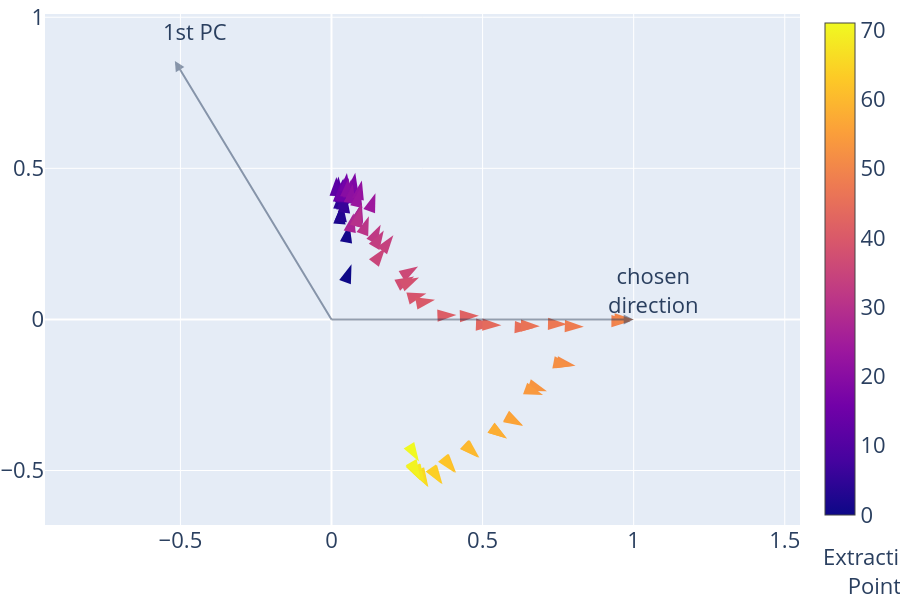

Here is the notebook cell this chart was saved with:
### Markdown cell above
### Steering Plane Visualization

### Code cell
# first basis is the chosen direction (in this case, the one with the highest similarity)
print(max_mean_cosine_layer, max_mean_cosine_act_idx)
u1 = refusal_dirs[max_mean_cosine_layer][max_mean_cosine_act_idx].cpu().numpy().copy()

# second basis is the first principal component
u2 = components[0].copy()

b1 = u1 / np.linalg.norm(u1)
b2 = u2 - (u2 @ b1) * b1
b2 /= np.linalg.norm(b2)
P = np.outer(b1, b1) + np.outer(b2, b2)

prj_matrix = np.column_stack([b1, b2])
refusal_dirs_mapped = refusal_dirs_flatten @ prj_matrix

fig = go.Figure()

norms = np.linalg.norm(refusal_dirs_mapped, axis=1)
x = refusal_dirs_mapped[:, 0] / norms
y = refusal_dirs_mapped[:, 1] / norms
angle = np.arctan2(y, x)

for point, label in zip(
    [u1 @ prj_matrix, u2 @ prj_matrix], ["chosen<br>direction", "1st PC"]
):
    fig.add_annotation(
        ax=0,
        ay=0,
        x=point[0],
        y=point[1],
        axref="x",
        ayref="y",
        showarrow=True,
        arrowhead=2,
        arrowwidth=2,
        xanchor="right",
        yanchor="top",
        opacity=0.5,
    )
    fig.add_annotation(
        x=point[0],
        y=point[1],
        text=label,
        font=dict(size=22),
        showarrow=False,
        yshift=30,
        xshift=20,
    )

points = go.Scatter(
    x=refusal_dirs_mapped[:, 0],
    y=refusal_dirs_mapped[:, 1],
    text=[str(i) for i in range(len(refusal_dirs_mapped))],
    mode="markers",
    marker=dict(
        symbol="arrow",
        angle=90 - np.degrees(angle),
        size=20,
        color=[i for i in range(refusal_dirs_mapped.shape[0])],
        showscale=True,
    ),
    name="layers",
    showlegend=True,
)
fig.add_trace(points)

fig.add_annotation(
    xref="paper",
    yref="paper",
    text="Extraction<br>Point",
    font=dict(size=22),
    showarrow=False,
    x=1.17,
    y=-0.15,
)


fig.update_layout(
    autosize=False,
    height=600,
    yaxis_scaleanchor="x",
    yaxis_scaleratio=1,
    xaxis_dtick=0.5,
    yaxis_dtick=0.5,
    font=dict(size=22),
    margin=dict(l=0, r=100, t=0, b=75),
    legend=dict(visible=False),
)

fig.show()

# fig.write_image(VISUALIZATION_DIR / "steering_plane.pdf", scale=5)

### Figure 1 — Plotly figure (JSON) as saved in the notebook; plotly's stock layout.template omitted (floating-point values rounded to 4 significant figures)
{"data": [{"marker": {"angle": [19.93, 10.67, 4.785, 5.368, 4.07, 6.68, 5.631, 5.488, 4.652, 6.841, 4.53, 2.813, 1.973, 3.699, 5.096, 4.027, 6.017, 8.937, 9.209, 8.03, 6.857, 8.92, 12.32, 12.38, 19.19, 14.53, 14.59, 11.76, 14.49, 14.53, 14.84, 19.89, 27.43, 30.42, 36.32, 36.91, 58.51, 62.52, 64.45, 74.66, 79.24, 87.93, 88.55, 92.05, 92.0, 92.4, 91.87, 91.19, 91.64, 90.35, 90.0, 100.8, 100.9, 108.4, 109.6, 119.0, 119.1, 124.2, 124.2, 133.3, 133.1, 140.9, 141.2, 146.0, 146.2, 150.0, 150.1, 150.6, 150.4, 151.1, 150.8, 148.4], "color": [0, 1, 2, 3, 4, 5, 6, 7, 8, 9, 10, 11, 12, 13, 14, 15, 16, 17, 18, 19, 20, 21, 22, 23, 24, 25, 26, 27, 28, 29, 30, 31, 32, 33, 34, 35, 36, 37, 38, 39, 40, 41, 42, 43, 44, 45, 46, 47, 48, 49, 50, 51, 52, 53, 54, 55, 56, 57, 58, 59, 60, 61, 62, 63, 64, 65, 66, 67, 68, 69, 70, 71], "showscale": true, "size": 20, "symbol": "arrow"}, "mode": "markers", "name": "layers", "showlegend": true, "text": ["0", "1", "2", "3", "4", "5", "6", "7", "8", "9", "10", "11", "12", "13", "14", "15", "16", "17", "18", "19", "20", "21", "22", "23", "24", "25", "26", "27", "28", "29", "30", "31", "32", "33", "34", "35", "36", "37", "38", "39", "40", "41", "42", "43", "44", "45", "46", "47", "48", "49", "50", "51", "52", "53", "54", "55", "56", "57", "58", "59", "60", "61", "62", "63", "64", "65", "66", "67", "68", "69", "70", "71"], "type": "scatter", "x": [0.06632, 0.05964, 0.03167, 0.03633, 0.03047, 0.04866, 0.04192, 0.04292, 0.03662, 0.05381, 0.03674, 0.02325, 0.01625, 0.0292, 0.04175, 0.032, 0.05105, 0.07424, 0.07865, 0.06548, 0.05628, 0.07032, 0.1004, 0.09545, 0.1455, 0.09925, 0.1004, 0.07319, 0.09832, 0.09601, 0.09764, 0.1236, 0.1627, 0.173, 0.2047, 0.1782, 0.2865, 0.2735, 0.2897, 0.314, 0.3425, 0.4135, 0.4878, 0.541, 0.5622, 0.6693, 0.6895, 0.7794, 0.8351, 0.9893, 1.0, 0.8076, 0.7967, 0.713, 0.7001, 0.6327, 0.6338, 0.5803, 0.5802, 0.4849, 0.4895, 0.4123, 0.4081, 0.3673, 0.3636, 0.3205, 0.3183, 0.3054, 0.3081, 0.2936, 0.2944, 0.2894], "y": [0.1829, 0.3165, 0.3783, 0.3866, 0.4282, 0.4154, 0.4252, 0.4467, 0.4501, 0.4485, 0.4637, 0.4733, 0.4715, 0.4517, 0.4681, 0.4545, 0.4844, 0.4721, 0.4852, 0.4641, 0.468, 0.448, 0.4598, 0.4349, 0.4179, 0.383, 0.3859, 0.3517, 0.3803, 0.3704, 0.3685, 0.3417, 0.3135, 0.2945, 0.2785, 0.2372, 0.1755, 0.1423, 0.1385, 0.0861, 0.06506, 0.01492, 0.01231, -0.01933, -0.01959, -0.02806, -0.0225, -0.01622, -0.02393, -0.006027, 2.934e-08, -0.1534, -0.1541, -0.2373, -0.2497, -0.3502, -0.3528, -0.3938, -0.3939, -0.457, -0.4576, -0.5072, -0.5074, -0.5451, -0.544, -0.5544, -0.5538, -0.5415, -0.5425, -0.5326, -0.5272, -0.47]}], "layout": {"annotations": [{"arrowhead": 2, "arrowwidth": 2, "ax": 0, "axref": "x", "ay": 0, "ayref": "y", "opacity": 0.5, "showarrow": true, "x": 1.0, "xanchor": "right", "y": 3.609e-08, "yanchor": "top"}, {"font": {"size": 22}, "showarrow": false, "text": "chosen<br>direction", "x": 1.0, "xshift": 20, "y": 3.609e-08, "yshift": 30}, {"arrowhead": 2, "arrowwidth": 2, "ax": 0, "axref": "x", "ay": 0, "ayref": "y", "opacity": 0.5, "showarrow": true, "x": -0.5182, "xanchor": "right", "y": 0.8552, "yanchor": "top"}, {"font": {"size": 22}, "showarrow": false, "text": "1st PC", "x": -0.5182, "xshift": 20, "y": 0.8552, "yshift": 30}, {"font": {"size": 22}, "showarrow": false, "text": "Extraction<br>Point", "x": 1.17, "xref": "paper", "y": -0.15, "yref": "paper"}], "autosize": false, "font": {"size": 22}, "height": 600, "legend": {"visible": false}, "margin": {"b": 75, "l": 0, "r": 100, "t": 0}, "xaxis": {"dtick": 0.5}, "yaxis": {"dtick": 0.5, "scaleanchor": "x", "scaleratio": 1}}}
